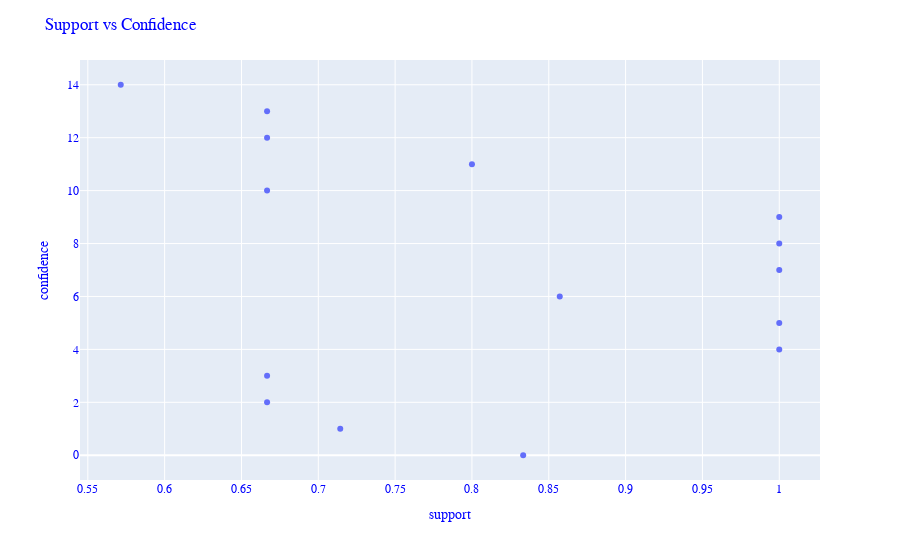
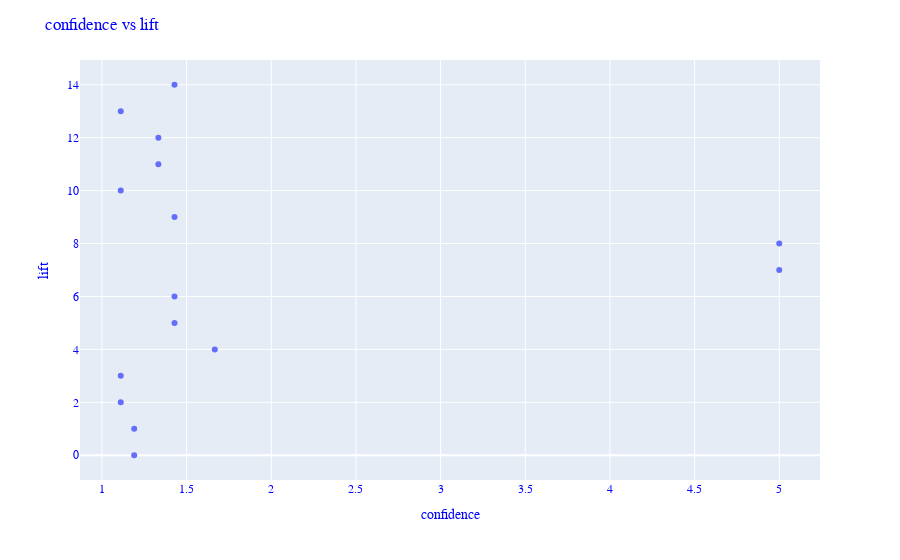

Here is the notebook cell these charts were saved with, in order:
### Code cell
#####  A leverage value of 0 indicates independence. Range will be [-1 1]<br>A high conviction value means that the consequent is highly depending on the antecedent and range [0 inf]

fig=px.scatter(rules2['support'], rules2['confidence'])
fig.update_layout(
    xaxis_title="support",
    yaxis_title="confidence",
   
    font_family="Courier New",
    font_color="blue",
    title_font_family="Times New Roman",
    title_font_color="red",
    title=('Support vs Confidence')
    
)
fig.update_layout(hovermode='x unified')
fig.show()

fig=px.scatter(df1['confidence'], df1['lift'])
fig.update_layout(
    xaxis_title="confidence",
    yaxis_title="lift",
   
    font_family="Courier New",
    font_color="blue",
    title_font_family="Times New Roman",
    title_font_color="red",
    title=('confidence vs lift')
    
)
fig.update_layout(hovermode='x unified')
fig.show()

fig=px.scatter(rules2['support'], rules2['lift'])
fig.update_layout(
    xaxis_title="support",
    yaxis_title="lift",
   
    font_family="Courier New",
    font_color="blue",
    title_font_family="Times New Roman",
    title_font_color="red",
    title=('Support vs Lift')
    
)
fig.update_layout(hovermode='x unified')
fig.show()

fit = np.polyfit(rules2['lift'], rules2['confidence'], 1)
fit_fn = np.poly1d(fit)
plt.plot(rules2['lift'], rules2['confidence'], 'yo', rules2['lift'], 
fit_fn(rules2['lift']))
plt.xlabel('lift')
plt.ylabel('Confidence')
plt.title('lift vs Confidence')

### Figure 1 — Plotly figure (JSON) as saved in the notebook; plotly's stock layout.template omitted (floating-point values rounded to 4 significant figures)
{"data": [{"hovertemplate": "x=%{x}<br>index=%{y}<extra></extra>", "legendgroup": "", "marker": {"color": "#636efa", "symbol": "circle"}, "mode": "markers", "name": "", "orientation": "h", "showlegend": false, "type": "scatter", "x": [1, 1, 1, 1, 1, 0.8571, 0.8333, 0.8, 0.7143, 0.6667, 0.6667, 0.6667, 0.6667, 0.6667, 0.5714], "xaxis": "x", "y": [4, 5, 7, 8, 9, 6, 0, 11, 1, 2, 3, 10, 12, 13, 14], "yaxis": "y"}], "layout": {"font": {"color": "blue", "family": "Courier New"}, "hovermode": "x unified", "legend": {"tracegroupgap": 0}, "margin": {"t": 60}, "title": {"text": "Support vs Confidence"}, "xaxis": {"anchor": "y", "domain": [0, 1], "title": {"text": "support"}}, "yaxis": {"anchor": "x", "domain": [0, 1], "title": {"text": "confidence"}}}}

### Figure 2 — Plotly figure (JSON) as saved in the notebook; plotly's stock layout.template omitted (floating-point values rounded to 4 significant figures)
{"data": [{"hovertemplate": "x=%{x}<br>index=%{y}<extra></extra>", "legendgroup": "", "marker": {"color": "#636efa", "symbol": "circle"}, "mode": "markers", "name": "", "orientation": "h", "showlegend": false, "type": "scatter", "x": [1.667, 1.429, 5, 5, 1.429, 1.429, 1.19, 1.333, 1.19, 1.111, 1.111, 1.111, 1.333, 1.111, 1.429], "xaxis": "x", "y": [4, 5, 7, 8, 9, 6, 0, 11, 1, 2, 3, 10, 12, 13, 14], "yaxis": "y"}], "layout": {"font": {"color": "blue", "family": "Courier New"}, "hovermode": "x unified", "legend": {"tracegroupgap": 0}, "margin": {"t": 60}, "title": {"text": "confidence vs lift"}, "xaxis": {"anchor": "y", "domain": [0, 1], "title": {"text": "confidence"}}, "yaxis": {"anchor": "x", "domain": [0, 1], "title": {"text": "lift"}}}}
